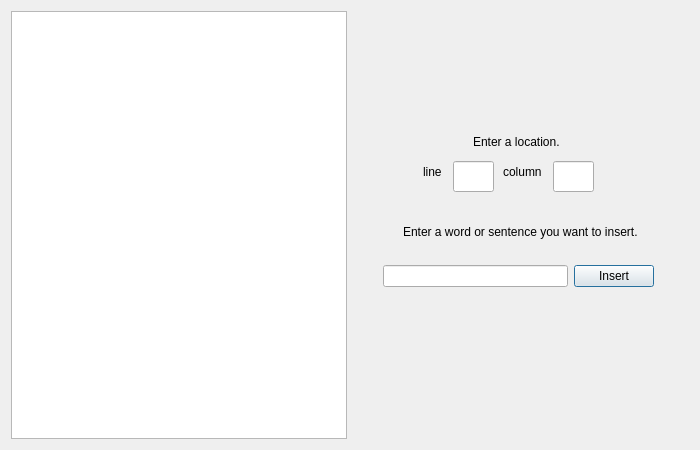
<?xml version="1.0" encoding="UTF-8"?>
<ui version="4.0">
 <class>FileInsert</class>
 <widget class="QDialog" name="FileInsert">
  <property name="geometry">
   <rect>
    <x>0</x>
    <y>0</y>
    <width>700</width>
    <height>450</height>
   </rect>
  </property>
  <property name="windowTitle">
   <string>Dialog</string>
  </property>
  <layout class="QHBoxLayout" name="horizontalLayout">
   <item>
    <widget class="QTextEdit" name="fileContent">
     <property name="readOnly">
      <bool>true</bool>
     </property>
     <property name="html">
      <string>&lt;!DOCTYPE HTML PUBLIC &quot;-//W3C//DTD HTML 4.0//EN&quot; &quot;http://www.w3.org/TR/REC-html40/strict.dtd&quot;&gt;
&lt;html&gt;&lt;head&gt;&lt;meta name=&quot;qrichtext&quot; content=&quot;1&quot; /&gt;&lt;meta charset=&quot;utf-8&quot; /&gt;&lt;style type=&quot;text/css&quot;&gt;
p, li { white-space: pre-wrap; }
hr { height: 1px; border-width: 0; }
li.unchecked::marker { content: &quot;\2610&quot;; }
li.checked::marker { content: &quot;\2612&quot;; }
&lt;/style&gt;&lt;/head&gt;&lt;body style=&quot; font-family:'맑은 고딕'; font-size:9pt; font-weight:400; font-style:normal;&quot;&gt;
&lt;p style=&quot;-qt-paragraph-type:empty; margin-top:0px; margin-bottom:0px; margin-left:0px; margin-right:0px; -qt-block-indent:0; text-indent:0px;&quot;&gt;&lt;br /&gt;&lt;/p&gt;&lt;/body&gt;&lt;/html&gt;</string>
     </property>
    </widget>
   </item>
   <item>
    <widget class="QWidget" name="UserSpace" native="true">
     <property name="sizePolicy">
      <sizepolicy hsizetype="Expanding" vsizetype="Expanding">
       <horstretch>0</horstretch>
       <verstretch>0</verstretch>
      </sizepolicy>
     </property>
     <widget class="QLabel" name="label_1">
      <property name="geometry">
       <rect>
        <x>120</x>
        <y>120</y>
        <width>91</width>
        <height>21</height>
       </rect>
      </property>
      <property name="text">
       <string>Enter a location.</string>
      </property>
     </widget>
     <widget class="QLineEdit" name="lineEdit_column">
      <property name="geometry">
       <rect>
        <x>200</x>
        <y>150</y>
        <width>41</width>
        <height>31</height>
       </rect>
      </property>
      <property name="alignment">
       <set>Qt::AlignmentFlag::AlignCenter</set>
      </property>
     </widget>
     <widget class="QLabel" name="label_column">
      <property name="geometry">
       <rect>
        <x>150</x>
        <y>150</y>
        <width>41</width>
        <height>21</height>
       </rect>
      </property>
      <property name="text">
       <string>column</string>
      </property>
     </widget>
     <widget class="QLineEdit" name="lineEdit_line">
      <property name="geometry">
       <rect>
        <x>100</x>
        <y>150</y>
        <width>41</width>
        <height>31</height>
       </rect>
      </property>
      <property name="alignment">
       <set>Qt::AlignmentFlag::AlignCenter</set>
      </property>
     </widget>
     <widget class="QLabel" name="label_2">
      <property name="geometry">
       <rect>
        <x>50</x>
        <y>210</y>
        <width>241</width>
        <height>21</height>
       </rect>
      </property>
      <property name="text">
       <string>Enter a word or sentence you want to insert.</string>
      </property>
     </widget>
     <widget class="QLabel" name="label_line">
      <property name="geometry">
       <rect>
        <x>70</x>
        <y>150</y>
        <width>21</width>
        <height>21</height>
       </rect>
      </property>
      <property name="text">
       <string>line</string>
      </property>
     </widget>
     <widget class="QWidget" name="horizontalLayoutWidget">
      <property name="geometry">
       <rect>
        <x>30</x>
        <y>250</y>
        <width>271</width>
        <height>31</height>
       </rect>
      </property>
      <layout class="QHBoxLayout" name="horizontalLayout_2">
       <item>
        <widget class="QLineEdit" name="lineEdit_insert">
         <property name="alignment">
          <set>Qt::AlignmentFlag::AlignCenter</set>
         </property>
        </widget>
       </item>
       <item>
        <widget class="QPushButton" name="btn_insert">
         <property name="sizePolicy">
          <sizepolicy hsizetype="Preferred" vsizetype="Fixed">
           <horstretch>0</horstretch>
           <verstretch>0</verstretch>
          </sizepolicy>
         </property>
         <property name="text">
          <string>Insert</string>
         </property>
        </widget>
       </item>
      </layout>
     </widget>
    </widget>
   </item>
  </layout>
 </widget>
 <resources/>
 <connections/>
</ui>
